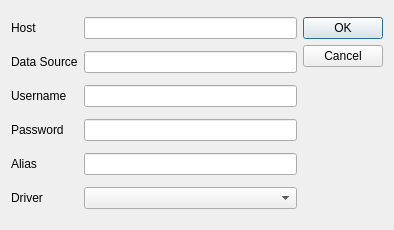
<?xml version="1.0" encoding="UTF-8"?>
<ui version="4.0">
 <class>frmconnect</class>
 <widget class="QDialog" name="frmconnect">
  <property name="windowModality">
   <enum>Qt::ApplicationModal</enum>
  </property>
  <property name="geometry">
   <rect>
    <x>0</x>
    <y>0</y>
    <width>394</width>
    <height>230</height>
   </rect>
  </property>
  <property name="windowTitle">
   <string>Connect to Database</string>
  </property>
  <property name="windowIcon">
   <iconset resource="app_new.qrc">
    <normaloff>:/app_new/medfisis.ico</normaloff>:/app_new/medfisis.ico</iconset>
  </property>
  <layout class="QGridLayout" name="gridLayout">
   <item row="0" column="0">
    <widget class="QLabel" name="lbHost">
     <property name="text">
      <string>Host</string>
     </property>
     <property name="alignment">
      <set>Qt::AlignLeading|Qt::AlignLeft|Qt::AlignVCenter</set>
     </property>
     <property name="buddy">
      <cstring>lineHost</cstring>
     </property>
    </widget>
   </item>
   <item row="0" column="1">
    <widget class="QLineEdit" name="lineHost"/>
   </item>
   <item row="0" column="2" rowspan="3">
    <layout class="QVBoxLayout">
     <property name="spacing">
      <number>6</number>
     </property>
     <property name="margin">
      <number>0</number>
     </property>
     <item>
      <widget class="QPushButton" name="okButton">
       <property name="text">
        <string>OK</string>
       </property>
       <property name="icon">
        <iconset resource="app_new.qrc">
         <normaloff>:/app_new/ok.png</normaloff>:/app_new/ok.png</iconset>
       </property>
      </widget>
     </item>
     <item>
      <widget class="QPushButton" name="cancelButton">
       <property name="text">
        <string>Cancel</string>
       </property>
       <property name="icon">
        <iconset resource="app_new.qrc">
         <normaloff>:/app_new/cancel.png</normaloff>:/app_new/cancel.png</iconset>
       </property>
      </widget>
     </item>
     <item>
      <spacer>
       <property name="orientation">
        <enum>Qt::Vertical</enum>
       </property>
       <property name="sizeHint" stdset="0">
        <size>
         <width>20</width>
         <height>40</height>
        </size>
       </property>
      </spacer>
     </item>
    </layout>
   </item>
   <item row="1" column="0">
    <widget class="QLabel" name="lbDataSource">
     <property name="text">
      <string>Data Source</string>
     </property>
     <property name="alignment">
      <set>Qt::AlignLeading|Qt::AlignLeft|Qt::AlignVCenter</set>
     </property>
     <property name="buddy">
      <cstring>lineDataSource</cstring>
     </property>
    </widget>
   </item>
   <item row="1" column="1">
    <widget class="QLineEdit" name="lineDataSource"/>
   </item>
   <item row="2" column="0">
    <widget class="QLabel" name="lbUsername">
     <property name="text">
      <string>Username</string>
     </property>
     <property name="alignment">
      <set>Qt::AlignLeading|Qt::AlignLeft|Qt::AlignVCenter</set>
     </property>
     <property name="buddy">
      <cstring>lineUsername</cstring>
     </property>
    </widget>
   </item>
   <item row="2" column="1">
    <widget class="QLineEdit" name="lineUsername"/>
   </item>
   <item row="3" column="0">
    <widget class="QLabel" name="lbPassword">
     <property name="text">
      <string>Password</string>
     </property>
     <property name="buddy">
      <cstring>linePassword</cstring>
     </property>
    </widget>
   </item>
   <item row="3" column="1">
    <widget class="QLineEdit" name="linePassword">
     <property name="echoMode">
      <enum>QLineEdit::Password</enum>
     </property>
    </widget>
   </item>
   <item row="4" column="0">
    <widget class="QLabel" name="lbAlias">
     <property name="text">
      <string>Alias</string>
     </property>
     <property name="alignment">
      <set>Qt::AlignLeading|Qt::AlignLeft|Qt::AlignVCenter</set>
     </property>
     <property name="buddy">
      <cstring>lineAlias</cstring>
     </property>
    </widget>
   </item>
   <item row="4" column="1">
    <widget class="QLineEdit" name="lineAlias"/>
   </item>
   <item row="5" column="0">
    <widget class="QLabel" name="lbDriver">
     <property name="text">
      <string>Driver</string>
     </property>
     <property name="buddy">
      <cstring>cmbDriver</cstring>
     </property>
    </widget>
   </item>
   <item row="5" column="1">
    <widget class="QComboBox" name="cmbDriver"/>
   </item>
  </layout>
 </widget>
 <tabstops>
  <tabstop>lineHost</tabstop>
  <tabstop>lineDataSource</tabstop>
  <tabstop>lineUsername</tabstop>
  <tabstop>linePassword</tabstop>
  <tabstop>lineAlias</tabstop>
  <tabstop>cmbDriver</tabstop>
  <tabstop>okButton</tabstop>
  <tabstop>cancelButton</tabstop>
 </tabstops>
 <resources>
  <include location="app_new.qrc"/>
 </resources>
 <connections>
  <connection>
   <sender>okButton</sender>
   <signal>clicked()</signal>
   <receiver>frmconnect</receiver>
   <slot>accept()</slot>
   <hints>
    <hint type="sourcelabel">
     <x>351</x>
     <y>38</y>
    </hint>
    <hint type="destinationlabel">
     <x>233</x>
     <y>29</y>
    </hint>
   </hints>
  </connection>
  <connection>
   <sender>cancelButton</sender>
   <signal>clicked()</signal>
   <receiver>frmconnect</receiver>
   <slot>reject()</slot>
   <hints>
    <hint type="sourcelabel">
     <x>330</x>
     <y>66</y>
    </hint>
    <hint type="destinationlabel">
     <x>197</x>
     <y>125</y>
    </hint>
   </hints>
  </connection>
 </connections>
</ui>
